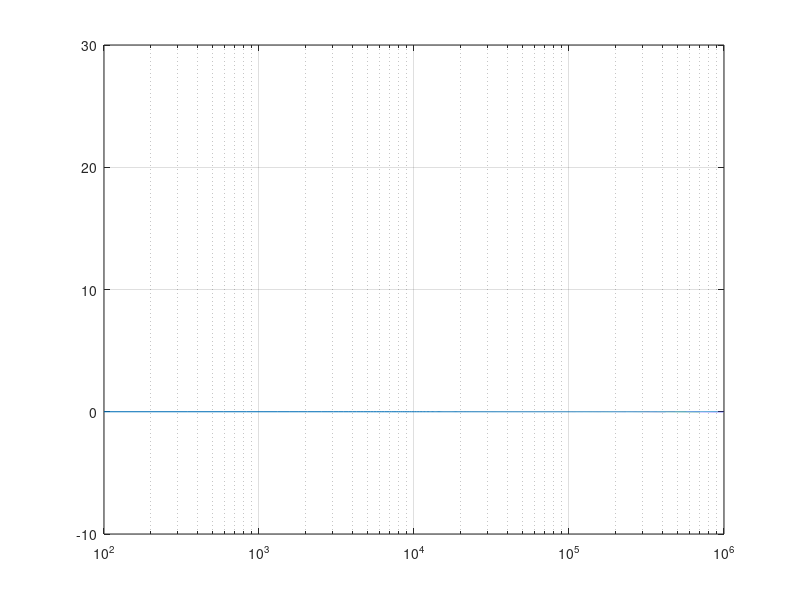
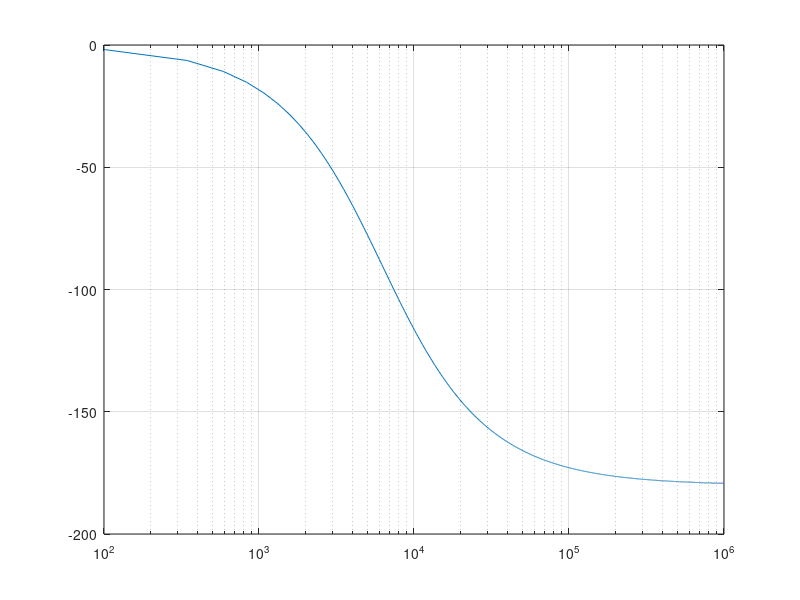

Write the MATLAB code that produced these figures, in order.
% First Order Shelving All Pass Filter with gain 0dB
f_crit = 6220; j = sqrt(-1); fo = f_crit; C = 0.000000015;
K = 1;
R = 1/(2*pi*C*fo);

f_start = 100; f_stop = 1000000; 
step = (f_stop - f_start)/4096; 
freq = f_start:step:f_stop;

Tf = K.* (1-j.*freq./fo)./(1+j.*freq./fo);
    
Ms = 20*log10(abs(Tf));
Ps = (180/pi)*angle(Tf);
semilogx(freq,Ms),grid, axis([100 1000000 -10 30])
figure
semilogx(freq,Ps),grid 